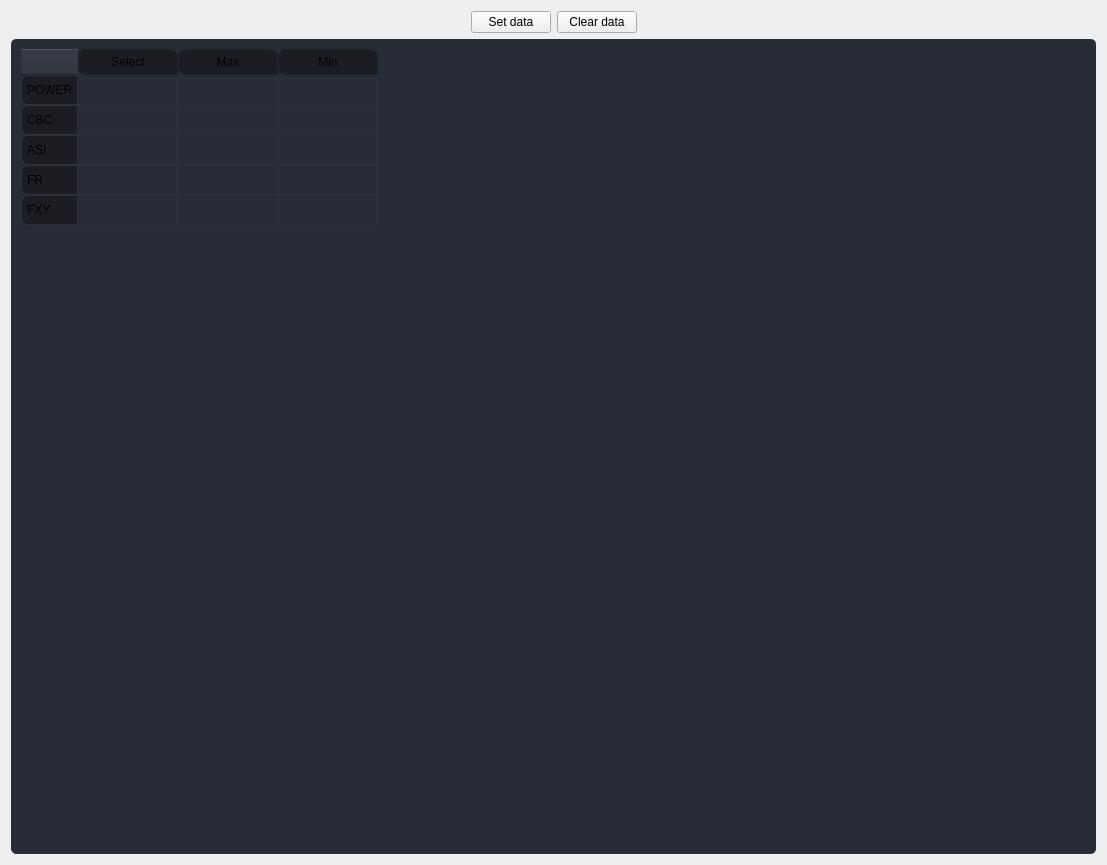
<?xml version="1.0" encoding="UTF-8"?>
<ui version="4.0">
 <class>Form</class>
 <widget class="QWidget" name="Form">
  <property name="geometry">
   <rect>
    <x>0</x>
    <y>0</y>
    <width>1107</width>
    <height>865</height>
   </rect>
  </property>
  <property name="windowTitle">
   <string>Form</string>
  </property>
  <property name="styleSheet">
   <string notr="true">/* LINE EDIT */
QLineEdit {
	background-color: rgb(27, 29, 35);
	border-radius: 5px;
	border: 2px solid rgb(27, 29, 35);
	padding-left: 10px;
}
QLineEdit:hover {
	border: 2px solid rgb(64, 71, 88);
}
QLineEdit:focus {
	border: 2px solid rgb(91, 101, 124);
}

/* SCROLL BARS */
QScrollBar:horizontal {
    border: none;
    background: rgb(52, 59, 72);
    height: 14px;
    margin: 0px 21px 0 21px;
	border-radius: 0px;
}
QScrollBar::handle:horizontal {
    background: rgb(85, 170, 255);
    min-width: 25px;
	border-radius: 7px
}
QScrollBar::add-line:horizontal {
    border: none;
    background: rgb(55, 63, 77);
    width: 20px;
	border-top-right-radius: 7px;
    border-bottom-right-radius: 7px;
    subcontrol-position: right;
    subcontrol-origin: margin;
}
QScrollBar::sub-line:horizontal {
    border: none;
    background: rgb(55, 63, 77);
    width: 20px;
	border-top-left-radius: 7px;
    border-bottom-left-radius: 7px;
    subcontrol-position: left;
    subcontrol-origin: margin;
}
QScrollBar::up-arrow:horizontal, QScrollBar::down-arrow:horizontal
{
     background: none;
}
QScrollBar::add-page:horizontal, QScrollBar::sub-page:horizontal
{
     background: none;
}
 QScrollBar:vertical {
	border: none;
    background: rgb(52, 59, 72);
    width: 14px;
    margin: 21px 0 21px 0;
	border-radius: 0px;
 }
 QScrollBar::handle:vertical {	
	background: rgb(85, 170, 255);
    min-height: 25px;
	border-radius: 7px
 }
 QScrollBar::add-line:vertical {
     border: none;
    background: rgb(55, 63, 77);
     height: 20px;
	border-bottom-left-radius: 7px;
    border-bottom-right-radius: 7px;
     subcontrol-position: bottom;
     subcontrol-origin: margin;
 }
 QScrollBar::sub-line:vertical {
	border: none;
    background: rgb(55, 63, 77);
     height: 20px;
	border-top-left-radius: 7px;
    border-top-right-radius: 7px;
     subcontrol-position: top;
     subcontrol-origin: margin;
 }
 QScrollBar::up-arrow:vertical, QScrollBar::down-arrow:vertical {
     background: none;
 }

 QScrollBar::add-page:vertical, QScrollBar::sub-page:vertical {
     background: none;
 }

/* CHECKBOX */
QCheckBox::indicator {
    border: 3px solid rgb(52, 59, 72);
	width: 15px;
	height: 15px;
	border-radius: 10px;
    background: rgb(44, 49, 60);
}
QCheckBox::indicator:hover {
    border: 3px solid rgb(58, 66, 81);
}
QCheckBox::indicator:checked {
    background: 3px solid rgb(52, 59, 72);
	border: 3px solid rgb(52, 59, 72);	
	background-image: url(:/16x16/icons/16x16/cil-check-alt.png);
}

/* RADIO BUTTON */
QRadioButton::indicator {
    border: 3px solid rgb(52, 59, 72);
	width: 15px;
	height: 15px;
	border-radius: 10px;
    background: rgb(44, 49, 60);
}
QRadioButton::indicator:hover {
    border: 3px solid rgb(58, 66, 81);
}
QRadioButton::indicator:checked {
    background: 3px solid rgb(94, 106, 130);
	border: 3px solid rgb(52, 59, 72);	
}

/* COMBOBOX */
QComboBox{
	background-color: rgb(27, 29, 35);
	border-radius: 5px;
	border: 2px solid rgb(27, 29, 35);
	padding: 5px;
	padding-left: 10px;
}
QComboBox:hover{
	border: 2px solid rgb(64, 71, 88);
}
QComboBox::drop-down {
	subcontrol-origin: padding;
	subcontrol-position: top right;
	width: 25px; 
	border-left-width: 3px;
	border-left-color: rgba(39, 44, 54, 150);
	border-left-style: solid;
	border-top-right-radius: 3px;
	border-bottom-right-radius: 3px;	
	background-image: url(:/16x16/icons/16x16/cil-arrow-bottom.png);
	background-position: center;
	background-repeat: no-reperat;
 }
QComboBox QAbstractItemView {
	color: rgb(85, 170, 255);	
	background-color: rgb(27, 29, 35);
	padding: 10px;
	selection-background-color: rgb(39, 44, 54);
}

/* SLIDERS */
QSlider::groove:horizontal {
    border-radius: 9px;
    height: 18px;
	margin: 0px;
	background-color: rgb(52, 59, 72);
}
QSlider::groove:horizontal:hover {
	background-color: rgb(55, 62, 76);
}
QSlider::handle:horizontal {
    background-color: rgb(85, 170, 255);
    border: none;
    height: 18px;
    width: 18px;
    margin: 0px;
	border-radius: 9px;
}
QSlider::handle:horizontal:hover {
    background-color: rgb(105, 180, 255);
}
QSlider::handle:horizontal:pressed {
    background-color: rgb(65, 130, 195);
}

QSlider::groove:vertical {
    border-radius: 9px;
    width: 18px;
    margin: 0px;
	background-color: rgb(52, 59, 72);
}
QSlider::groove:vertical:hover {
	background-color: rgb(55, 62, 76);
}
QSlider::handle:vertical {
    background-color: rgb(85, 170, 255);
	border: none;
    height: 18px;
    width: 18px;
    margin: 0px;
	border-radius: 9px;
}
QSlider::handle:vertical:hover {
    background-color: rgb(105, 180, 255);
}
QSlider::handle:vertical:pressed {
    background-color: rgb(65, 130, 195);
}

/*QTableWidget*/
QTableWidget {	
	background-color: rgb(39, 44, 54);
	padding: 10px;
	border-radius: 5px;
	gridline-color: rgb(44, 49, 60);
	border-bottom: 1px solid rgb(44, 49, 60);
}
QTableWidget::item{
	border-color: rgb(44, 49, 60);
	padding-left: 5px;
	padding-right: 5px;
	gridline-color: rgb(44, 49, 60);
}
QTableWidget::item:selected{
	background-color: rgb(85, 170, 255);
}
QScrollBar:horizontal {
    border: none;
    background: rgb(52, 59, 72);
    height: 14px;
    margin: 0px 21px 0 21px;
	border-radius: 0px;
}
 QScrollBar:vertical {
	border: none;
    background: rgb(52, 59, 72);
    width: 14px;
    margin: 21px 0 21px 0;
	border-radius: 0px;
 }
QTableCornerButton::section{
	Background-color: rgb(39, 44, 54);
}
QHeaderView{
	Background-color: rgb(39, 44, 54);
} 
QHeaderView::section{
    border: 1px solid rgb(32, 34, 42);
	background-color: rgb(27, 29, 35);
	border-top-left-radius: 7px;
    border-bottom-left-radius: 7px;
	padding-left: 5px;
}
QTableWidget::horizontalHeader {	
	background-color: rgb(81, 255, 0);
}
QHeaderView::section:horizontal
{
    border: 1px solid rgb(32, 34, 42);
	background-color: rgb(27, 29, 35);
	padding: 3px;
	border-top-left-radius: 7px;
    border-top-right-radius: 7px;
}
QHeaderView::section:vertical
{
    border: 1px solid rgb(44, 49, 60);
}</string>
  </property>
  <layout class="QHBoxLayout" name="horizontalLayout">
   <item>
    <layout class="QVBoxLayout" name="verticalLayout" stretch="10">
     <item>
      <layout class="QHBoxLayout" name="horizontalLayout_2" stretch="3">
       <item>
        <layout class="QVBoxLayout" name="verticalLayout_2" stretch="2,1">
         <item>
          <layout class="QVBoxLayout" name="verticalLayout_4"/>
         </item>
         <item>
          <layout class="QHBoxLayout" name="horizontalLayout_4">
           <item>
            <layout class="QVBoxLayout" name="verticalLayout_5" stretch="1,5">
             <item>
              <layout class="QHBoxLayout" name="horizontalLayout_6">
               <item>
                <spacer name="horizontalSpacer">
                 <property name="orientation">
                  <enum>Qt::Horizontal</enum>
                 </property>
                 <property name="sizeHint" stdset="0">
                  <size>
                   <width>40</width>
                   <height>20</height>
                  </size>
                 </property>
                </spacer>
               </item>
               <item>
                <widget class="QPushButton" name="pb_set_data">
                 <property name="text">
                  <string>Set data</string>
                 </property>
                </widget>
               </item>
               <item>
                <widget class="QPushButton" name="pb_clear_data">
                 <property name="text">
                  <string>Clear data</string>
                 </property>
                </widget>
               </item>
               <item>
                <spacer name="horizontalSpacer_2">
                 <property name="orientation">
                  <enum>Qt::Horizontal</enum>
                 </property>
                 <property name="sizeHint" stdset="0">
                  <size>
                   <width>40</width>
                   <height>20</height>
                  </size>
                 </property>
                </spacer>
               </item>
              </layout>
             </item>
             <item>
              <layout class="QHBoxLayout" name="horizontalLayout_5" stretch="45">
               <item>
                <layout class="QHBoxLayout" name="horizontalLayout_7" stretch="0">
                 <item>
                  <widget class="QTableWidget" name="tb_data">
                   <property name="enabled">
                    <bool>true</bool>
                   </property>
                   <property name="sizePolicy">
                    <sizepolicy hsizetype="Expanding" vsizetype="Expanding">
                     <horstretch>0</horstretch>
                     <verstretch>0</verstretch>
                    </sizepolicy>
                   </property>
                   <property name="styleSheet">
                    <string notr="true"/>
                   </property>
                   <property name="editTriggers">
                    <set>QAbstractItemView::NoEditTriggers</set>
                   </property>
                   <property name="selectionMode">
                    <enum>QAbstractItemView::SingleSelection</enum>
                   </property>
                   <property name="selectionBehavior">
                    <enum>QAbstractItemView::SelectRows</enum>
                   </property>
                   <property name="sortingEnabled">
                    <bool>false</bool>
                   </property>
                   <attribute name="horizontalHeaderStretchLastSection">
                    <bool>false</bool>
                   </attribute>
                   <attribute name="verticalHeaderStretchLastSection">
                    <bool>false</bool>
                   </attribute>
                   <row>
                    <property name="text">
                     <string>POWER</string>
                    </property>
                   </row>
                   <row>
                    <property name="text">
                     <string>CBC</string>
                    </property>
                   </row>
                   <row>
                    <property name="text">
                     <string>ASI</string>
                    </property>
                   </row>
                   <row>
                    <property name="text">
                     <string>FR</string>
                    </property>
                   </row>
                   <row>
                    <property name="text">
                     <string>FXY</string>
                    </property>
                   </row>
                   <column>
                    <property name="text">
                     <string>Select</string>
                    </property>
                   </column>
                   <column>
                    <property name="text">
                     <string>Max</string>
                    </property>
                   </column>
                   <column>
                    <property name="text">
                     <string>Min</string>
                    </property>
                   </column>
                   <item row="0" column="0">
                    <property name="text">
                     <string/>
                    </property>
                    <property name="flags">
                     <set>ItemIsSelectable|ItemIsUserCheckable|ItemIsEnabled</set>
                    </property>
                   </item>
                  </widget>
                 </item>
                </layout>
               </item>
              </layout>
             </item>
            </layout>
           </item>
          </layout>
         </item>
        </layout>
       </item>
      </layout>
     </item>
    </layout>
   </item>
  </layout>
 </widget>
 <resources/>
 <connections/>
</ui>
